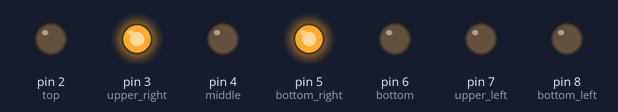
A sketch run on a simulated Arduino Uno, built with avr-gcc and run on an emulated ATmega328P. On the bench: output pins drawn as LEDs (lit = HIGH).

Above: at 0.1 s.
At 2.6 s:
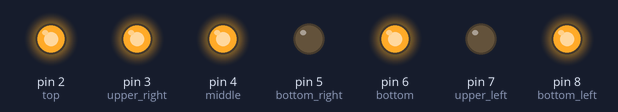
At 5.1 s:
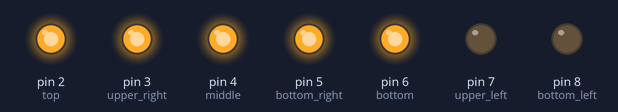
At 12.6 s:
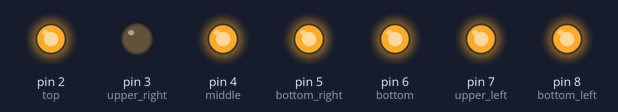
At 17.6 s:
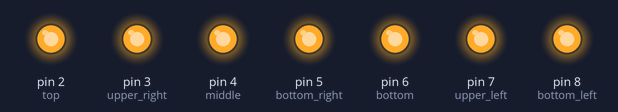
At 25.1 s:
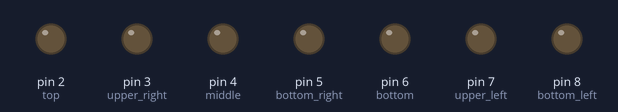
Timing chart, 0 to 26.6 s (numbered marks = the images above):
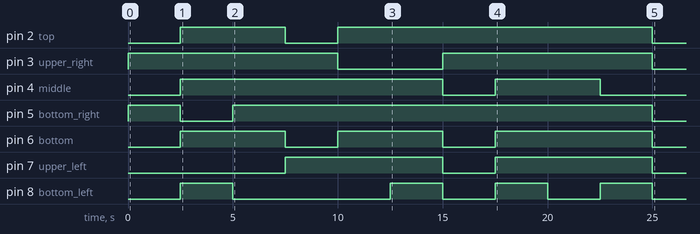

The sketch:

7LEDdisplay.ino
```cpp
int top  = 2;
int upper_right = 3;
int middle = 4;
int bottom_right = 5;
int bottom = 6;
int upper_left = 7;
int bottom_left = 8;

void setup(){
  pinMode(top,OUTPUT);
  pinMode(upper_left,OUTPUT);
  pinMode(upper_right,OUTPUT);
  pinMode(middle,OUTPUT);
  pinMode(bottom,OUTPUT);
  pinMode(bottom_left,OUTPUT);
  pinMode(bottom_right,OUTPUT);
}
int i = 0;
void loop(){
  char a[] = "1234567890";
  while(a[i]!='\0'){
    display(a[i]);
    ++i;
  }
}

void display(char a){
  if(a == '1'){
    digitalWrite(upper_right,HIGH);
    digitalWrite(bottom_right,HIGH);
  }
  if(a == '2'){
    digitalWrite(top,HIGH);
    digitalWrite(upper_right,HIGH);
    digitalWrite(middle,HIGH);
    digitalWrite(bottom_left,HIGH);
    digitalWrite(bottom,HIGH);
  }if(a == '3'){
    digitalWrite(top,HIGH);
    digitalWrite(upper_right,HIGH);
    digitalWrite(middle,HIGH);
    digitalWrite(bottom_right,HIGH);
    digitalWrite(bottom,HIGH);
  }if(a == '4'){
    digitalWrite(upper_left,HIGH);
    digitalWrite(middle,HIGH);
    digitalWrite(upper_right,HIGH);
    digitalWrite(bottom_right,HIGH);
  }if(a == '5'){
    digitalWrite(top,HIGH);
    digitalWrite(upper_left,HIGH);
    digitalWrite(middle,HIGH);
    digitalWrite(bottom_right,HIGH);
    digitalWrite(bottom,HIGH);
  }if(a == '6'){
    digitalWrite(top,HIGH);
    digitalWrite(upper_left,HIGH);
    digitalWrite(bottom_left,HIGH);
    digitalWrite(bottom_right,HIGH);
    digitalWrite(bottom,HIGH);
    digitalWrite(middle,HIGH);
  }if(a == '7'){
    digitalWrite(top,HIGH);
    digitalWrite(upper_right,HIGH);
    digitalWrite(bottom_right,HIGH);
  }if(a == '8'){
    digitalWrite(top,HIGH);
    digitalWrite(upper_right,HIGH);
    digitalWrite(upper_left,HIGH);
    digitalWrite(middle,HIGH);
    digitalWrite(bottom_right,HIGH);
    digitalWrite(bottom_left,HIGH);
    digitalWrite(bottom,HIGH);
  }if(a == '9'){
    digitalWrite(top,HIGH);
    digitalWrite(upper_right,HIGH);
    digitalWrite(upper_left,HIGH);
    digitalWrite(middle,HIGH);
    digitalWrite(bottom_right,HIGH);
    digitalWrite(bottom,HIGH);
  }if(a == '0'){
    digitalWrite(top,HIGH);
    digitalWrite(upper_right,HIGH);
    digitalWrite(upper_left,HIGH);
    digitalWrite(bottom_left,HIGH);
    digitalWrite(bottom_right,HIGH);
    digitalWrite(bottom,HIGH);
  }
  delay(2500);
  digitalWrite(top,LOW);
  digitalWrite(upper_right,LOW);
  digitalWrite(upper_left,LOW);
  digitalWrite(middle,LOW);
  digitalWrite(bottom_right,LOW);
  digitalWrite(bottom_left,LOW);
  digitalWrite(bottom,LOW);
}
```

Measured:
- by itself, pin 2 (top): LOW → HIGH at 2.5 s, → LOW 5.0 s later, → HIGH 2.5 s later, → LOW 15.0 s later
- by itself, pin 3 (upper_right): alternates HIGH for 10.0 s and LOW for 5.0 s
- by itself, pin 4 (middle): LOW → HIGH at 2.5 s, → LOW 12.5 s later, → HIGH 2.5 s later, → LOW 5.0 s later
- by itself, pin 5 (bottom_right): LOW → HIGH at 0.00 s, → LOW 2.5 s later, → HIGH 2.5 s later, → LOW 20.0 s later
- by itself, pin 6 (bottom): goes HIGH 5.0 s, LOW 2.5 s, HIGH 5.0 s, LOW 2.5 s, HIGH 7.5 s, then LOW
- by itself, pin 7 (upper_left): alternates HIGH for 7.5 s and LOW for 2.5 s, 4 changes in all, then stays LOW
- by itself, pin 8 (bottom_left): LOW → HIGH at 2.5 s, → LOW 2.5 s later, → HIGH 7.5 s later, → LOW 2.5 s later, … (8 changes in this stretch)
